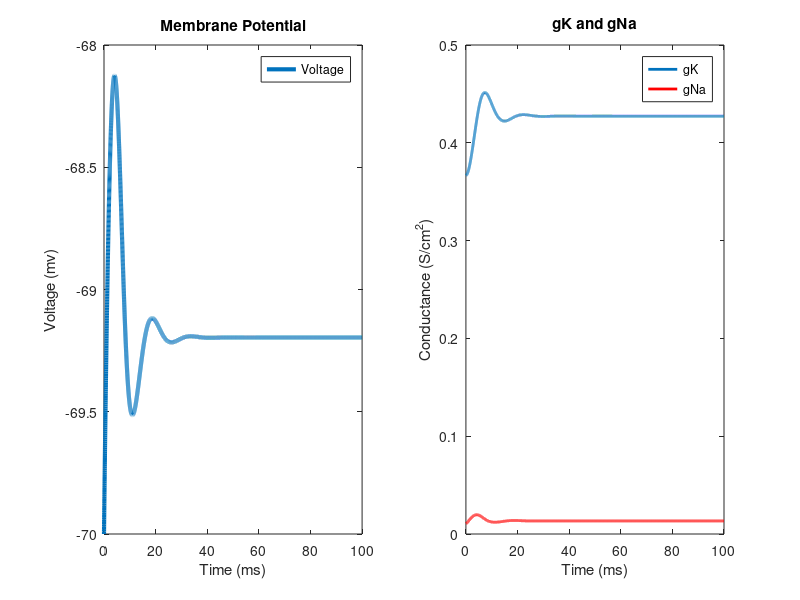

MATLAB code for this plot:
%Timecourse - Simulation time with timesteps 
simulT = 100; %miliseconds
dT = .01;
t= 0:dT:simulT;



%Injected Current ( affects the change in voltage) - Constant Current
I = zeros(1, length(t))
I(1:end) = 1;



%Parameter Constants
gbar_K = 36;
gbar_Na = 120;
gbar_L = 0.3;
E_K = -12;
E_Na = 115;
E_L = 10.6;
C_m = 1;

%Initial Condition & Gating Variables  
V_m = 0;
alpha_m = 0.1 * ( (25-V_m) / (exp((25-V_m)/10)-1) ); 
beta_m = 4 * exp(-V_m/18);
alpha_n = 0.01 * ( (10-V_m) / (exp((10-V_m)/10)-1) );
beta_n = 0.125 * exp(-V_m/80) ;
alpha_h = 0.07 * exp(-V_m/20) ; 
beta_h = 1/ (exp((30-V_m)/10) +1);

m(1) = alpha_m / (alpha_m + beta_m);
n(1) = alpha_n / (alpha_n + beta_n);
h(1) = alpha_h / (alpha_h + beta_h);

for i = 1:numel(t)-1
    
    %Gating variables at each timestep
    alpha_m(i) = 0.1 * ( (25-V_m(i)) / (exp((25-V_m(i))/10)-1) ); 
    beta_m(i) = 4 * exp(-V_m(i)/18);
    alpha_n(i) = 0.01 * ( (10-V_m(i)) / (exp((10-V_m(i))/10)-1) );
    beta_n(i) = 0.125 * exp(-V_m(i)/80) ;
    alpha_h(i) = 0.07 * exp(-V_m(i)/20) ; 
    beta_h(i) = 1/ (exp((30-V_m(i))/10) +1);
    
    %Currents
    I_Na = (m(i)^3 * gbar_Na * h(i) * (V_m(i) - E_Na));
    I_K = (n(i)^4 * gbar_K * (V_m(i) - E_K));
    I_L = gbar_L * (V_m(i) - E_L);
    I_ion = I(i) - I_K - I_Na - I_L;
    
    %First order approximation using Euler's Method
    V_m(i+1) = V_m(i) + dT * I_ion/C_m;
    n(i+1) = n(i) + dT * (alpha_n(i) * (1-n(i)) - beta_n(i) * n(i));
    m(i+1) = m(i) + dT * (alpha_m(i) * (1-m(i)) - beta_m(i) * m(i));
    h(i+1) = h(i) + dT * (alpha_h(i) * (1-h(i)) - beta_h(i) * h(i));
    
    
end

V_m = V_m - 70;

%Plot Membrane Potential.
subplot(1, 2, 1)
plot (t, V_m, 'LineWidth', 3) 
hold on
legend ({'Voltage'})
xlabel('Time (ms)')
ylabel('Voltage (mv)')
title('Membrane Potential')

%Plot Conductances.
subplot(1, 2, 2)
P1 = plot(t,gbar_K * n.^4, 'Linewidth', 2 );
hold on 
P2 = plot(t, gbar_Na * (m.^3).*h, 'r', 'LineWidth', 2);
legend([P1,P2], 'gK', 'gNa')
xlabel('Time (ms)')
ylabel('Conductance (S/cm^2)')
title ('gK and gNa')